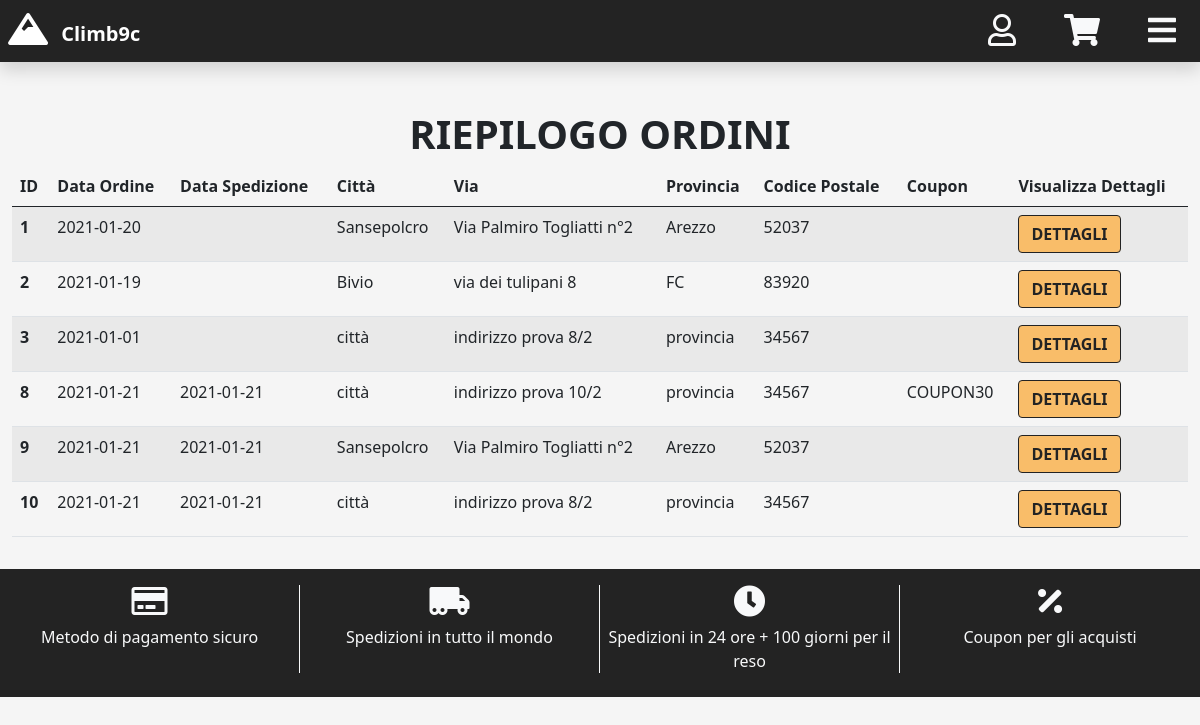
Page /orders-summary.php (signed in) on the earlier database version.
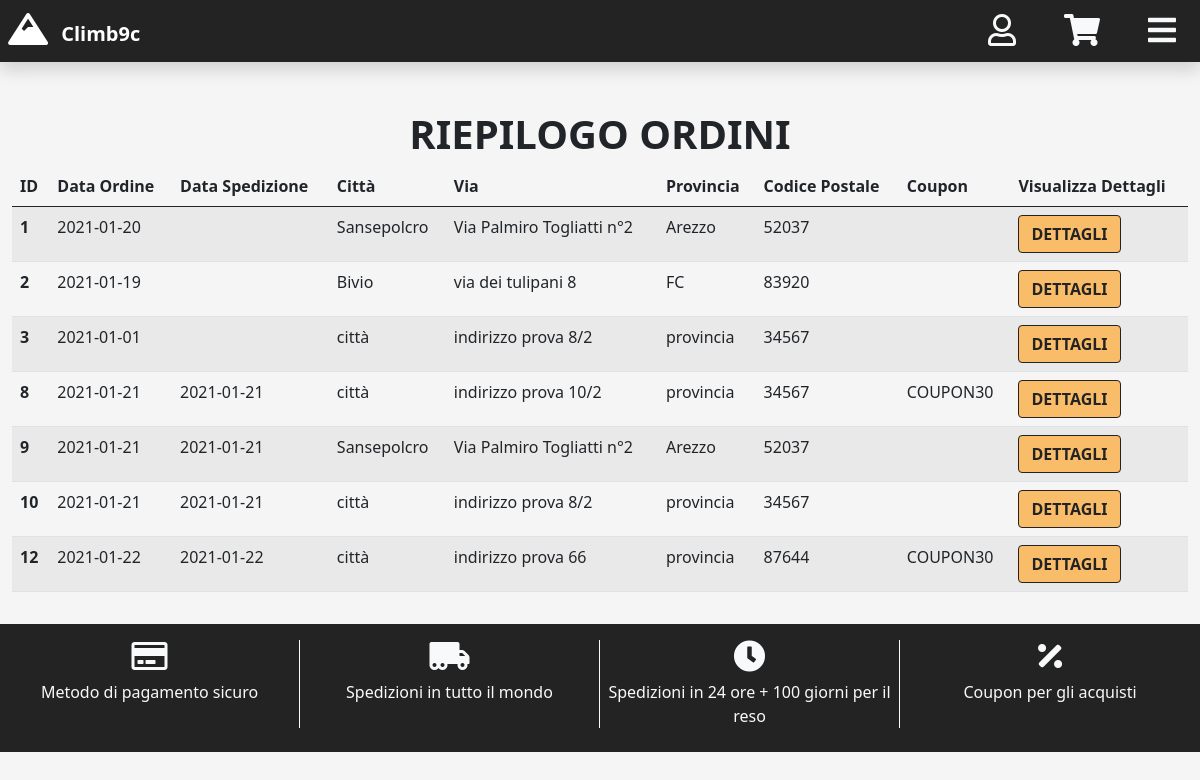
Same page on the later database version.
### tables this page shows
CREATE TABLE `order` (
  `idORDER` int(11) NOT NULL,
  `date` date NOT NULL,
  `customer_address` int(11) NOT NULL,
  `shipping_date` date DEFAULT NULL,
  `COUPONcode` varchar(10) DEFAULT NULL
);

### html/db/database.php (called while the page is built, shortened)
<?php
class DatabaseHelper{
    private $db;
    public function __construct($servername, $username, $password, $dbname, $port){
        $this->db = new mysqli($servername, $username, $password, $dbname, $port);
    }
    public function getCategories(){
      $query = "SELECT name, idCATEGORY AS id FROM category";
      $stmt = $this->db->prepare($query);
      $stmt->execute();
      $result = $stmt->get_result();
      return $result->fetch_all(MYSQLI_ASSOC);
    }
    public function getSubcategories($idCategory){
      $query = "SELECT s.name, s.idSUBCATEGORY AS id FROM subcategory s, category c WHERE s.idCATEGORY=?";
      $stmt = $this->db->prepare($query);
      $stmt->bind_param('i',$idCategory);
      $stmt->execute();
      $result = $stmt->get_result();
      return $result->fetch_all(MYSQLI_ASSOC);
    }
    public function getOrders($idCUSTOMER){
      $query = "SELECT o.idORDER, o.date, o.shipping_date, o.COUPONcode, a.street, a.province, a.city, a.zip_code, p.unit_price, p.quantity
      FROM (((`order` o JOIN `customer_address` c ON o.customer_address=c.idCUSTOMER_ADDRESS)
      JOIN `address` a ON c.idADDRESS=a.idADDRESS)
      JOIN `product_order` p ON p.idORDER=o.idORDER)
      WHERE c.idCUSTOMER=?
      GROUP BY o.idORDER";
      $stmt = $this->db->prepare($query);
      $stmt->bind_param('i',$idCUSTOMER);
      $stmt->execute();
      $result = $stmt->get_result();
      return $result->fetch_all(MYSQLI_ASSOC);
    }
}
?>

### html/bootstrap.php (called while the page is built, shortened)
<?php
require_once("db/database.php");
$dbh = new DatabaseHelper("4.tcp.ngrok.io", "root", "", "climb_9c", 15989);
?>

### html/template/orders-summary-template.php (the view, shortened to what this page needs)
<div class="row mx-auto mt-5 mb-2">
    <div class="col-12 m-auto">
        <h1 class="m-auto fw-bold text-center">RIEPILOGO ORDINI</h1>
    </div>
</div>
<div class="row m-auto scroll">
    <div class="col-md-12 m-auto">
        <table class="table table-striped">
            <thead>
              <tr>
                <th scope="col">ID</th>
                <th scope="col">Data Ordine</th>
                <th scope="col">Data Spedizione</th>
                <th scope="col">Città</th>
                <th scope="col">Via</th>
                <th scope="col">Provincia</th>
                <th scope="col">Codice Postale</th>
                <th scope="col">Coupon</th>
                <th scope="col">Visualizza Dettagli</th>
              </tr>
            </thead>
            <tbody>
            <?php foreach($templateParams["customerOrders"] as $order): ?>
              <tr>
                <th scope="row"><?php echo $order["idORDER"] ?></th>
                <td><?php echo $order["date"] ?></td>
                <td><?php echo $order["shipping_date"] ?></td>
                <td><?php echo $order["city"] ?></td>
                <td><?php echo $order["street"] ?></td>
                <td><?php echo $order["province"] ?></td>
                <td><?php echo $order["zip_code"] ?></td>
                <td><?php echo $order["COUPONcode"] ?></td>
                <td>
                  <form action="./order-detail.php" method="post">
                    <button type="submit" class="btn btn-primary fw-bold">DETTAGLI</button>
                  </form>
                </td>
              </tr>
              <?php endforeach; ?>
            </tbody>
          </table>
    </div>
</div>

### html/orders-summary.php
<?php
require_once 'bootstrap.php';
if(isset($_SESSION["idCUSTOMER"])){
    $templateParams["title"]="Climb9c - Riepilogo ordini";
    $templateParams["search_bar"] = FALSE;
    $templateParams["name"] = "orders-summary-template.php";
    if(isset($_SESSION["idCUSTOMER"])){
        $templateParams["customerOrders"] = $dbh->getOrders($_SESSION["idCUSTOMER"]);
    }
    $templateParams["categories"]=$dbh->getCategories();
    foreach($templateParams["categories"] as $category){
        $templateParams[$category["id"]."-subcategory"]=$dbh->getSubcategories($category["id"]);
    }
    require './template/base-template.php';
}else{
    header("location: login.php");
}
?>

### html/template/base-template.php (shortened to what this page needs)
<!DOCTYPE html>
<html lang="it">
    <head>
        <link href="https://cdn.jsdelivr.net/npm/bootstrap@5.0.0-beta1/dist/css/bootstrap.min.css" rel="stylesheet">
        <link rel="stylesheet" href="https://use.fontawesome.com/releases/v5.7.0/css/all.css">
        <link rel="stylesheet" type="text/css" href="./css/style.css" />
    </head>
    <body class="bg-light m-0">
        <div class="container-fluid p-0">
            <div class="row mx-0">
                <div class="col-12 p-0">
                    <header class="navbar navbar-dark bg-dark fw-bold shadow">
                        <a class="navbar-brand" href="./index.php">
                        <i class="fas fa-mountain fs-2 mx-2"></i>
                                Climb9c
                        </a>
                        <div class="d-flex text-light">
                            <a href="<?php echo isset($_SESSION["idCUSTOMER"]) ? "account.php" : "login.php" ?>">
                            <i class="d-inline-block mx-4 far fa-user text-light fs-2"></i>
                            </a>
                            <a href="<?php echo isset($_SESSION["idCUSTOMER"]) ? "cart.php" : "login.php" ?>">
                            <i class="d-inline-block mx-4 fas fa-shopping-cart text-light fs-2"></i>
                            </a>
                            <i class="d-inline-block mx-4 fas fa-bars fs-2" id="menu-toggler"></i>
                        </div>
                    </header>
                </div>
            </div>
                <?php
                    if(isset($templateParams["name"])){
                        require($templateParams["name"]);
                    }
                ?>
            <div class="row mx-0 mt-3">
                <div class="col-12 p-0">
                    <footer class="nav bg-dark py-3">
                        <div class="col-3 border-end border-1 border-light mb-2">
                            <div class="row m-0 d-flex">
                                <i class="far fa-credit-card text-light fs-2 mb-2 text-center p-0"></i>
                            </div>
                            <div class="row m-0">
                                <p class="text-light text-center m-0 p-0">Metodo di pagamento sicuro</p>
                            </div>
                        </div>
                        <div class="col-3 border-end border-1 border-light mb-2">
                            <div class="row m-0 d-flex justify-content-center">
                            <i class="fas fa-truck-moving text-light fs-2 mb-2 text-center p-0"></i>
                            </div>
                            <div class="row m-0">
                                <p class="text-light text-center m-0 p-0">Spedizioni in tutto il mondo</p>
                            </div>
                        </div>
                        <div class="col-3 border-end border-1 border-light mb-2">
                            <div class="row m-0 d-flex justify-content-center">
                            <i class="fas fa-clock text-light fs-2 mb-2 text-center p-0"></i>
                            </div>
                            <div class="row m-0">
                                <p class="text-light text-center m-0 p-0">Spedizioni in 24 ore + 100 giorni per il reso</p>
                            </div>
                        </div>
                        <div class="col-3 mb-2">
                            <div class="row m-0 d-flex justify-content-center">
                            <i class="fas fa-percentage text-light fs-2 mb-2 text-center p-0"></i>
                            </div>
                            <div class="row m-0">
                                <p class="text-light text-center m-0 p-0">Coupon per gli acquisti</p>
                            </div>
                        </div>
                    </footer>
                </div>
            </div>
        </div>
    </body>
</html>

### html/css/style.css (style rules this page uses)
.bg-light { background-color: #F5F5F5!important; }
.bg-dark { background-color: #232323!important; }
.btn-primary { background-color: #F9BD69!important; color: #232323!important; border-color: #232323!important; }
.scroll { overflow: auto!important; white-space: nowrap!important; }

Differences in the rows shown:
added order: idORDER "12", date "2021-01-22", shipping_date "2021-01-22", city "città", street "indirizzo prova 66", province "provincia", zip_code "87644", COUPONcode "COUPON30"
